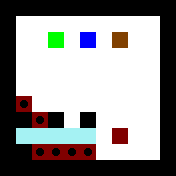

This game map was drawn from its Tiled (.tmx) file and the tilesets committed beside it. A one-line description and the full map source follow:
An orthogonal 11x11 tile map with 16x16 px tiles, 2 tile layers (Layer1, Layer2).

<map version="1.0" orientation="orthogonal" renderorder="right-down" width="11" height="11" tilewidth="16" tileheight="16" nextobjectid="1">
 <tileset firstgid="1" source="../Tiles.tsx" />
 <layer name="Layer1" width="11" height="11">
  <data encoding="csv">
1,1,1,1,1,1,1,1,1,1,1,
1,5,5,5,5,5,5,5,5,5,1,
1,5,5,5,5,5,5,5,5,5,1,
1,5,5,5,5,5,5,5,5,5,1,
1,5,5,5,5,5,5,5,5,5,1,
1,5,5,5,5,5,5,5,5,5,1,
1,5,5,5,5,5,5,5,5,5,1,
1,1,5,1,5,1,5,5,5,5,1,
1,13,13,13,13,13,5,5,5,5,1,
1,1,13,13,13,13,5,5,5,5,1,
1,1,1,1,1,1,1,1,1,1,1
</data>
 </layer>
 <layer name="Layer2" width="11" height="11">
  <data encoding="csv">
0,0,0,0,0,0,0,0,0,0,0,
0,0,0,0,0,0,0,0,0,0,0,
0,0,0,4,0,14,0,9,0,0,0,
0,0,0,0,0,0,0,0,0,0,0,
0,0,0,0,0,0,0,0,0,0,0,
0,0,0,0,0,0,0,0,0,0,0,
0,7,0,0,0,0,0,0,0,0,0,
0,0,7,0,0,0,0,0,0,0,0,
0,0,0,0,0,0,0,3,0,0,0,
0,0,7,7,7,7,0,0,0,0,0,
0,0,0,0,0,0,0,0,0,0,0
</data>
 </layer>
</map>
